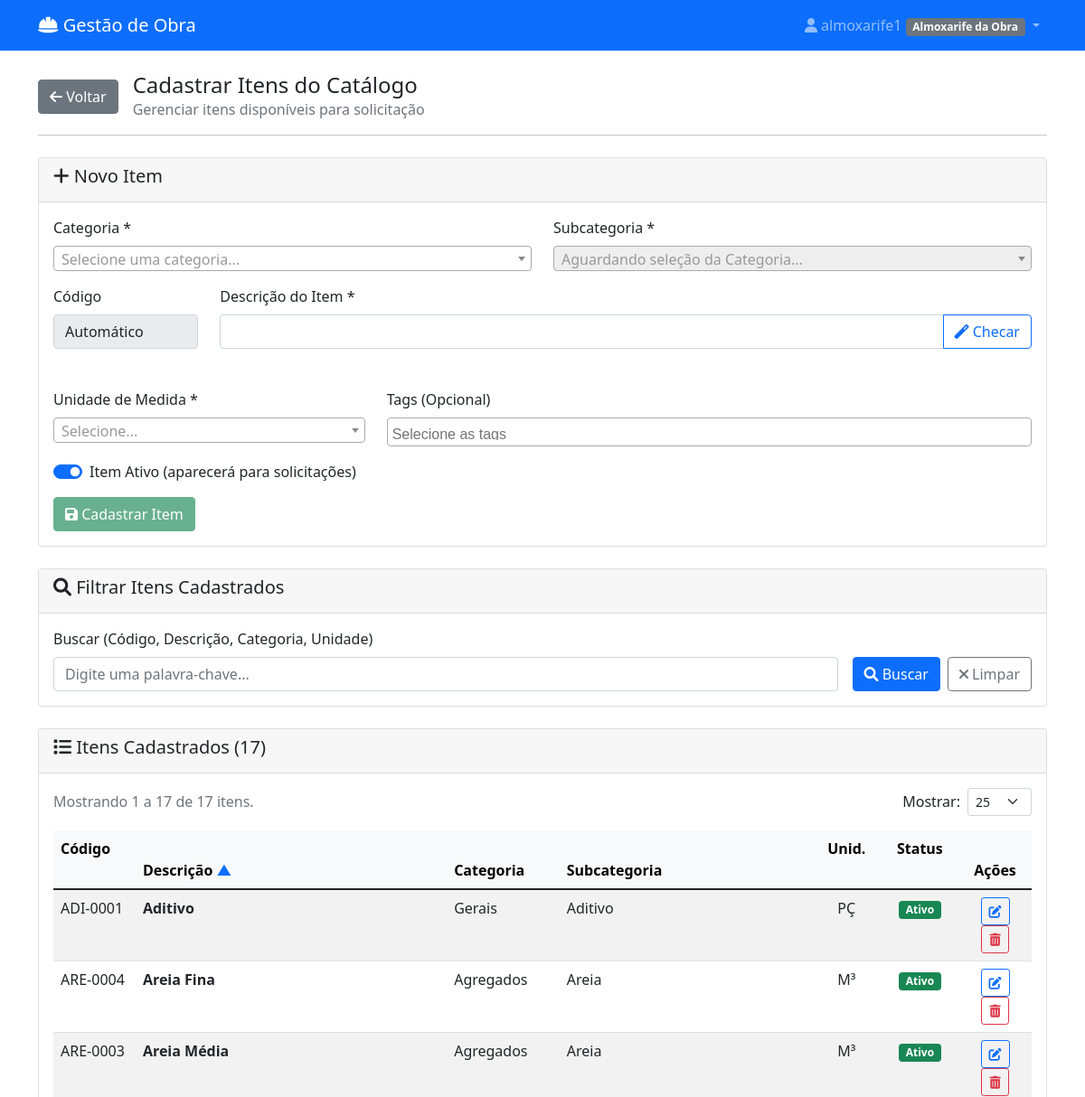
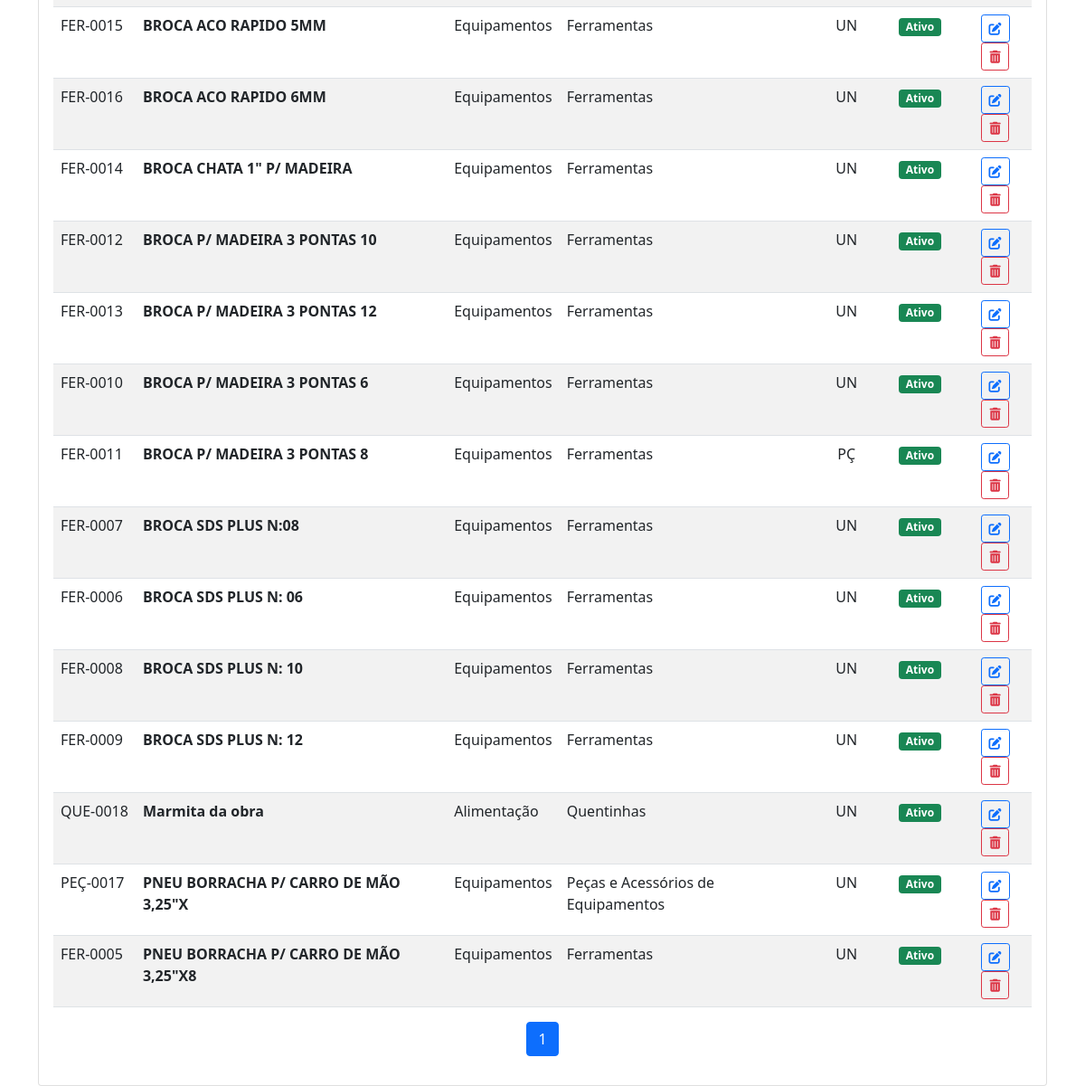
The page /cadastrar-itens/ (signed in) on the database its author committed (2 pictures, top to bottom).
### materiais/models.py (models this page shows, shortened)
class User(AbstractUser):
    PERFIL_CHOICES = [
        ('almoxarife_obra', 'Almoxarife da Obra'),
        ('engenheiro', 'Engenheiro'),
        ('almoxarife_escritorio', 'Almoxarife do Escritório'),
        ('diretor', 'Diretor'),
    ]
    perfil = models.CharField(max_length=30, choices=PERFIL_CHOICES)
    telefone = models.CharField(max_length=15, blank=True)
    obras = models.ManyToManyField('Obra', blank=True, related_name='usuarios')
    assinatura_imagem = models.ImageField(upload_to='assinaturas/', null=True, blank=True, verbose_name="Imagem da Assinatura")

class ItemCatalogo(models.Model):
    codigo = models.CharField(max_length=20, unique=True, blank=True, verbose_name="Código")
    descricao = models.CharField(max_length=200, verbose_name="Descrição")
    categoria = models.ForeignKey(
        CategoriaItem,
        on_delete=models.PROTECT,
        verbose_name="Categoria"
    )
    unidade = models.ForeignKey(
        UnidadeMedida,
        on_delete=models.PROTECT,
        verbose_name="Unidade Padrão",
        null=True,
        blank=True
    )
    tags = models.ManyToManyField(Tag, blank=True)
    ativo = models.BooleanField(default=True, verbose_name="Ativo")
    is_agregado = models.BooleanField(default=False, verbose_name="É Agregado?")
    class Meta:
        verbose_name = "Item do Catálogo"
        verbose_name_plural = "Itens do Catálogo"

class CategoriaItem(models.Model):
    nome = models.CharField(max_length=100)
    categoria_mae = models.ForeignKey(
        'self',
        on_delete=models.CASCADE,
        null=True,
        blank=True,
        related_name='subcategorias'
    )
    embedding = models.JSONField(null=True, blank=True, editable=False) # Armazenará o vetor numérico
    class Meta:
        verbose_name = "Categoria de Item"
        verbose_name_plural = "Categorias de Itens"
        unique_together = ('nome', 'categoria_mae',)

class UnidadeMedida(models.Model):
    nome = models.CharField(max_length=50, unique=True)
    sigla = models.CharField(max_length=10, unique=True)
    def __str__(self):
        return f"{self.nome} ({self.sigla})"
    class Meta:
        verbose_name = "Unidade de Medida"
        verbose_name_plural = "Unidades de Medida"

### materiais/views.py (the view, shortened to what this page needs)
# urls.py: path('cadastrar-itens/', views.cadastrar_itens, name='cadastrar_itens'),
@login_required
def cadastrar_itens(request):
    if request.user.perfil not in ['almoxarife_escritorio', 'diretor', 'engenheiro','almoxarife_obra']:
        messages.error(request, 'Acesso negado. Apenas o escritório ou diretoria pode cadastrar itens.')
        return redirect('materiais:dashboard')
    termo_busca = request.GET.get('q', '').strip()
    sort_by = request.GET.get('sort', 'descricao') # Padrão: descrição
    direction = request.GET.get('dir', 'asc')       # Padrão: A-Z
    page = request.GET.get('page')
    per_page_str = request.GET.get('per_page', '25') # Padrão: 25 itens
    try:
        per_page = int(per_page_str)
        if per_page not in [10, 25, 50, 100]:
            per_page = 25
    except ValueError:
        per_page = 25
    base_query = ItemCatalogo.objects.filter(
        categoria__categoria_mae__isnull=False
    ).select_related(
        'categoria__categoria_mae',
        'unidade'
    )
    valid_sort_fields = {
        'codigo': 'codigo',
        'descricao': 'descricao',
        'categoria_mae': 'categoria__categoria_mae__nome',
        'subcategoria': 'categoria__nome',
        'unidade': 'unidade__sigla',
        'ativo': 'ativo',
    }
    order_field = valid_sort_fields.get(sort_by, 'descricao')
    order = f'-{order_field}' if direction == 'desc' else order_field
    itens_list = base_query.order_by(order)
    paginator = Paginator(itens_list, per_page)
    try:
        itens_paginados = paginator.page(page)
    except PageNotAnInteger:
        itens_paginados = paginator.page(1)
    except EmptyPage:
        itens_paginados = paginator.page(paginator.num_pages)
    categorias_principais_list = CategoriaItem.objects.filter(categoria_mae__isnull=True, subcategorias__isnull=False).distinct().order_by('nome')
    unidades_list = UnidadeMedida.objects.all().order_by('nome')
    tags_list = Tag.objects.all().order_by('nome')
    context = {
        'itens': itens_paginados, # Objeto Paginado
        'categorias_principais': categorias_principais_list,
        'unidades': unidades_list,
        'tags': tags_list,
        'search_query': termo_busca,
        'current_sort': sort_by,
        'current_dir': direction,
        'per_page': per_page,
        'per_page_options': [10, 25, 50, 100],
    }
    return render(request, 'materiais/cadastrar_itens.html', context)

### materiais/templatetags/materiais_extras.py (called while the page is built)
@register.filter
def remove_param(query_string, keys_to_remove):
    keys_to_remove = keys_to_remove.split(',')
    query_dict = QueryDict(query_string).copy()
    for key in keys_to_remove:
        if key in query_dict:
            del query_dict[key]
    return query_dict.urlencode()

### materiais/templates/materiais/cadastrar_itens.html (shortened to what this page needs)
{% extends 'materiais/base.html' %}
{% load materiais_extras %} {% block title %}Cadastrar Itens do Catálogo{% endblock %}
{% block content %}
<link href="https://cdn.jsdelivr.net/npm/select2@4.1.0-rc.0/dist/css/select2.min.css" rel="stylesheet" />
<div class="d-flex align-items-center mb-3">
    <a href="{% url 'materiais:dashboard' %}" class="btn btn-secondary me-3">
        <i class="fas fa-arrow-left"></i> Voltar
    </a>
    <div>
        <h4 class="mb-0">Cadastrar Itens do Catálogo</h4>
        <p class="text-muted mb-0">Gerenciar itens disponíveis para solicitação</p>
    </div>
</div>
<hr class="mb-4">
<div class="card mb-4">
    <div class="card-header"><h5><i class="fas fa-plus"></i> Novo Item</h5></div>
    <div class="card-body">
        <form method="post" id="formCadastrarItem">
            <div class="row">
                <div class="col-md-6 mb-3">
                    <label for="categoria" class="form-label">Categoria *</label>
                </div>
                <div class="col-md-6 mb-3">
                    <label for="subcategoria" class="form-label">Subcategoria *</label>
                </div>
            </div>
            <div class="row">
                <div class="col-md-2 mb-3">
                    <label class="form-label">Código</label>
                    <input type="text" class="form-control" value="Automático" disabled>
                </div>
                <div class="col-md-10 mb-3">
                    <label for="descricao" class="form-label">Descrição do Item *</label>
                    <div class="input-group">
                        <input type="text" class="form-control" id="descricao" name="descricao" required>
                        <button class="btn btn-outline-primary" type="button" id="checarInteligentementeBtn" title="Checar Duplicidade e Sugerir Categoria com IA">
                            <i class="fas fa-magic"></i> Checar
                        </button>
                    </div>
                    <div id="avisoSimilaridade" class="mt-2"></div>
                </div>
            </div>
            <div class="row">
                <div class="col-md-4 mb-3">
                    <label for="unidade" class="form-label">Unidade de Medida *</label>
                </div>
                <div class="col-md-8 mb-3">
                    <label for="tags" class="form-label">Tags (Opcional)</label>
                </div>
            </div>
            <div class="form-check form-switch mb-3">
              <input class="form-check-input" type="checkbox" name="status" id="status" checked>
              <label class="form-check-label" for="status">Item Ativo (aparecerá para solicitações)</label>
            </div>
            <button type="submit" class="btn btn-success" id="submitBtn" disabled><i class="fas fa-save"></i> Cadastrar Item</button>
        </form>
    </div>
</div>
<div class="card mb-4">
    <div class="card-header"><h5><i class="fas fa-search"></i> Filtrar Itens Cadastrados</h5></div>
    <div class="card-body">
        <form method="GET" id="formFiltros" class="d-flex align-items-end">
            <div class="flex-grow-1 me-3">
                <label for="q_busca" class="form-label">Buscar (Código, Descrição, Categoria, Unidade)</label>
                <input type="text" name="q" id="q_busca" class="form-control" value="{{ search_query }}" placeholder="Digite uma palavra-chave...">
            </div>
            <button type="submit" class="btn btn-primary me-2"><i class="fas fa-search"></i> Buscar</button>
            <a href="{% url 'materiais:cadastrar_itens' %}" class="btn btn-outline-secondary"><i class="fas fa-times"></i> Limpar</a>
        </form>
    </div>
</div>
<div class="card">
    <div class="card-header"><h5><i class="fas fa-list"></i> Itens Cadastrados ({{ itens.paginator.count }})</h5></div>
    <div class="card-body">
        {% if itens.paginator.count > 0 %}
            <div class="d-flex justify-content-between align-items-center mb-3">
                <p class="text-muted mb-0">
                    Mostrando {{ itens.start_index }} a {{ itens.end_index }} de {{ itens.paginator.count }} itens.
                </p>
                <form method="GET" id="formPerpage" class="d-flex align-items-center">
                    <label for="per_page" class="form-label me-2 mb-0">Mostrar:</label>
                    <select name="per_page" id="per_page" class="form-select form-select-sm" style="width: auto;">
                        {% for num in per_page_options %}
                            <option value="{{ num }}" {% if num == per_page %}selected{% endif %}>{{ num }}</option>
                        {% endfor %}
                    </select>
                </form>
            </div>
            <div class="table-responsive">
                <table class="table table-striped table-hover">
                    <thead class="table-light">
                        {% with base_url=request.path url_params=request.GET.urlencode|remove_param:'sort,dir,page' %}
                        <tr>
                            <th class="sortable">
                                <a href="?sort=codigo&dir={% if current_sort == 'codigo' and current_dir == 'asc' %}desc{% else %}asc{% endif %}&{{ url_params }}">
                                    Código
                                </a>
                            </th>
                            <th class="sortable">
                                <a href="?sort=descricao&dir={% if current_sort == 'descricao' and current_dir == 'asc' %}desc{% else %}asc{% endif %}&{{ url_params }}">
                                    Descrição <span class="sort-icon">{% if current_sort == 'descricao' or not current_sort %}{% if current_dir == 'asc' %}&#9650;{% else %}&#9660;{% endif %}{% endif %}</span>
                                </a>
                            </th>
                            <th class="sortable">
                                <a href="?sort=categoria_mae&dir={% if current_sort == 'categoria_mae' and current_dir == 'asc' %}desc{% else %}asc{% endif %}&{{ url_params }}">
                                    Categoria
                                </a>
                            </th>
                            <th class="sortable">
                                <a href="?sort=subcategoria&dir={% if current_sort == 'subcategoria' and current_dir == 'asc' %}desc{% else %}asc{% endif %}&{{ url_params }}">
                                    Subcategoria
                                </a>
                            </th>
                            <th class="text-center sortable">
                                <a href="?sort=unidade&dir={% if current_sort == 'unidade' and current_dir == 'asc' %}desc{% else %}asc{% endif %}&{{ url_params }}">
                                    Unid.
                                </a>
                            </th>
                            <th class="text-center sortable">
                                <a href="?sort=ativo&dir={% if current_sort == 'ativo' and current_dir == 'asc' %}desc{% else %}asc{% endif %}&{{ url_params }}">
                                    Status
                                </a>
                            </th>
                            <th class="text-center">Ações</th>
                        </tr>
                        {% endwith %}
                    </thead>
                    <tbody>
                        {% for item in itens %}
                        <tr>
                            <td>{{ item.codigo }}</td>
                            <td><strong>{{ item.descricao }}</strong></td>
                            <td>{{ item.categoria.categoria_mae.nome|default:"-" }}</td>
                            <td>{{ item.categoria.nome|default:"-" }}</td>
                            <td class="text-center">{{ item.unidade.sigla }}</td>
                            <td class="text-center">{% if item.ativo %}<span class="badge bg-success">Ativo</span>{% else %}<span class="badge bg-danger">Inativo</span>{% endif %}</td>
                            <td class="text-center">
                                <a href="{% url 'materiais:editar_item' item.id %}" class="btn btn-sm btn-outline-primary" title="Editar Item"><i class="fas fa-edit"></i></a>
                                <button type="button" class="btn btn-sm btn-outline-danger"
                                        data-bs-toggle="modal" data-bs-target="#deletarItemModal"
                                        data-item-id="{{ item.id }}"
                                        data-item-descricao="{{ item.descricao }}"
                                        title="Apagar Item">
                                    <i class="fas fa-trash-alt"></i>
                                </button>
                            </td>
                        </tr>
                        {% endfor %}
                    </tbody>
                </table>
            </div>
            <nav>
                <ul class="pagination justify-content-center">
                    {% for i in itens.paginator.page_range %}
                        <li class="page-item {% if itens.number == i %}active{% endif %}">
                            {% with new_params=request.GET.urlencode|remove_param:'page' %}
                            <a class="page-link" href="?page={{ i }}&{{ new_params }}">{{ i }}</a>
                            {% endwith %}
                        </li>
                    {% endfor %}
                </ul>
            </nav>
        {% else %}
            <div class="text-center text-muted p-4">
                <i class="fas fa-inbox fa-3x mb-3"></i>
                <p>Nenhum item encontrado com os filtros aplicados.</p>
            </div>
        {% endif %}
    </div>
</div>
{% endblock %}

### materiais/templates/materiais/base.html (shortened to what this page needs)
<!DOCTYPE html>
<html lang="pt-br">
<head>
    <link href="https://cdn.jsdelivr.net/npm/bootstrap@5.1.3/dist/css/bootstrap.min.css" rel="stylesheet">
    <link href="https://cdnjs.cloudflare.com/ajax/libs/font-awesome/6.0.0/css/all.min.css" rel="stylesheet">
</head>
<body>
    <nav class="navbar navbar-expand-lg navbar-dark bg-primary">
        <div class="container">
            <a class="navbar-brand" href="{% url 'materiais:dashboard' %}">
                <i class="fas fa-hard-hat"></i> Gestão de Obra
            </a>
            {% if user.is_authenticated %}
            <div class="navbar-nav ms-auto">
                <div class="nav-item dropdown">
                    <a class="nav-link dropdown-toggle" href="#" role="button" data-bs-toggle="dropdown">
                        <i class="fas fa-user"></i> {{ user.get_full_name|default:user.username }}
                        <span class="badge bg-secondary">{{ user.get_perfil_display }}</span>
                    </a>
                </div>
            </div>
            {% endif %}
        </div>
    </nav>
    <div class="container mt-4">
        {% block content %}
        {% endblock %}
    </div>
</body>
</html>

### materiais/templates/materiais/cadastrar_itens.html (style rules this page uses)
#avisoSimilaridade { min-height: 20px; font-size: 0.9em; transition: opacity 0.3s ease; }
.sortable a { text-decoration: none; color: inherit; font-weight: bold; }
.sort-icon { display: inline-block; width: 1em; text-align: center; color: #0d6efd; }

### rows shown on the page
User: get_full_name "almoxarife1", perfil "Almoxarife da Obra"
ItemCatalogo: codigo "ADI-0001", descricao "Aditivo", categoria.categoria_mae.nome "Gerais", categoria.nome "Aditivo", unidade.sigla "PÇ", ativo "Ativo"
ItemCatalogo: codigo "ARE-0004", descricao "Areia Fina", categoria.categoria_mae.nome "Agregados", categoria.nome "Areia", unidade.sigla "M³", ativo "Ativo"
ItemCatalogo: codigo "ARE-0003", descricao "Areia Média", categoria.categoria_mae.nome "Agregados", categoria.nome "Areia", unidade.sigla "M³", ativo "Ativo"
ItemCatalogo: codigo "FER-0015", descricao "BROCA ACO RAPIDO 5MM", categoria.categoria_mae.nome "Equipamentos", categoria.nome "Ferramentas", unidade.sigla "UN", ativo "Ativo"
ItemCatalogo: codigo "FER-0016", descricao "BROCA ACO RAPIDO 6MM", categoria.categoria_mae.nome "Equipamentos", categoria.nome "Ferramentas", unidade.sigla "UN", ativo "Ativo"
ItemCatalogo: codigo "FER-0014", descricao "BROCA CHATA 1\" P/ MADEIRA", categoria.categoria_mae.nome "Equipamentos", categoria.nome "Ferramentas", unidade.sigla "UN", ativo "Ativo"
ItemCatalogo: codigo "FER-0012", descricao "BROCA P/ MADEIRA 3 PONTAS 10", categoria.categoria_mae.nome "Equipamentos", categoria.nome "Ferramentas", unidade.sigla "UN", ativo "Ativo"
ItemCatalogo: codigo "FER-0013", descricao "BROCA P/ MADEIRA 3 PONTAS 12", categoria.categoria_mae.nome "Equipamentos", categoria.nome "Ferramentas", unidade.sigla "UN", ativo "Ativo"
ItemCatalogo: codigo "FER-0010", descricao "BROCA P/ MADEIRA 3 PONTAS 6", categoria.categoria_mae.nome "Equipamentos", categoria.nome "Ferramentas", unidade.sigla "UN", ativo "Ativo"
ItemCatalogo: codigo "FER-0011", descricao "BROCA P/ MADEIRA 3 PONTAS 8", categoria.categoria_mae.nome "Equipamentos", categoria.nome "Ferramentas", unidade.sigla "PÇ", ativo "Ativo"
ItemCatalogo: codigo "FER-0007", descricao "BROCA SDS PLUS N:08", categoria.categoria_mae.nome "Equipamentos", categoria.nome "Ferramentas", unidade.sigla "UN", ativo "Ativo"
ItemCatalogo: codigo "FER-0006", descricao "BROCA SDS PLUS N: 06", categoria.categoria_mae.nome "Equipamentos", categoria.nome "Ferramentas", unidade.sigla "UN", ativo "Ativo"
ItemCatalogo: codigo "FER-0008", descricao "BROCA SDS PLUS N: 10", categoria.categoria_mae.nome "Equipamentos", categoria.nome "Ferramentas", unidade.sigla "UN", ativo "Ativo"
ItemCatalogo: codigo "FER-0009", descricao "BROCA SDS PLUS N: 12", categoria.categoria_mae.nome "Equipamentos", categoria.nome "Ferramentas", unidade.sigla "UN", ativo "Ativo"
ItemCatalogo: codigo "QUE-0018", descricao "Marmita da obra", categoria.categoria_mae.nome "Alimentação", categoria.nome "Quentinhas", unidade.sigla "UN", ativo "Ativo"
ItemCatalogo: codigo "PEÇ-0017", descricao "PNEU BORRACHA P/ CARRO DE MÃO 3,25\"X", categoria.categoria_mae.nome "Equipamentos", categoria.nome "Peças e Acessórios de Equipamentos", unidade.sigla "UN", ativo "Ativo"
ItemCatalogo: codigo "FER-0005", descricao "PNEU BORRACHA P/ CARRO DE MÃO 3,25\"X8", categoria.categoria_mae.nome "Equipamentos", categoria.nome "Ferramentas", unidade.sigla "UN", ativo "Ativo"

### other values the page prints
{{ itens.paginator.count }} "17"
{{ itens.start_index }} "1"
{{ itens.end_index }} "17"
{{ i }} "1"
form field per_page "25"
